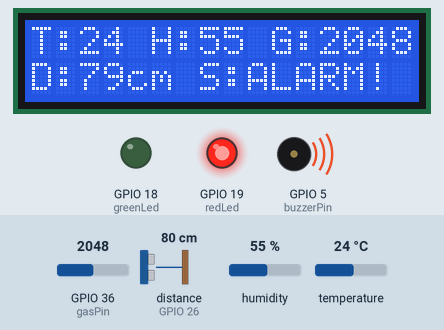
Recording of a sketch running on a simulated ESP32. Parts: 16×2 character LCD, output pins drawn as LEDs (lit = HIGH), buzzer (waves = sounding, pin HIGH). Wiring (inferred from the names in the program): ultrasonic range finder: trigger GPIO 32; echo GPIO 26. Inputs (shaded band) come from the test bench; at power-on: distance to the obstacle (sensor on GPIO 26) 80 cm, GPIO 36 (gasPin) = 2048, humidity 55 %, temperature 24 °C. The echo pulse lasts 58.3 µs per cm; WiFi joins after 1.5 s; servers stay silent unless stated; web services answer with replies made up by the test bench; pins used as bus, display or sensor lines are not drawn; what the sketch prints to the serial monitor is not drawn.

Above: at 4.8 s.
4.9 s: distance to the obstacle (sensor on GPIO 26) set to 2 cm
At 6.3 s:
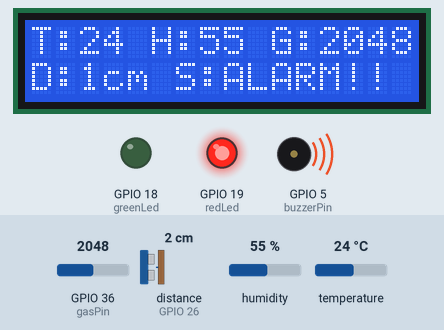
6.7 s: GPIO 36 (gasPin) set to 1972
At 7.6 s:
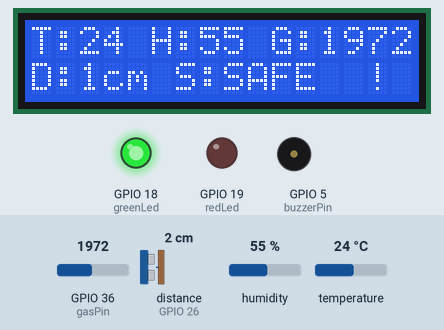
8.3 s: distance to the obstacle (sensor on GPIO 26) set to 18 cm
At 8.9 s:
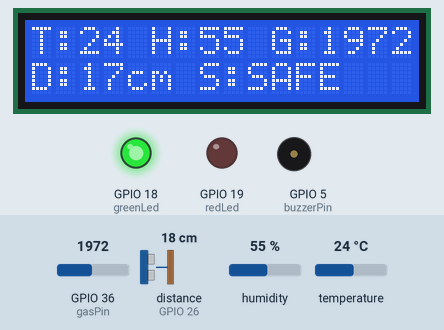
9.9 s: humidity set to 22 %
At 10.4 s:
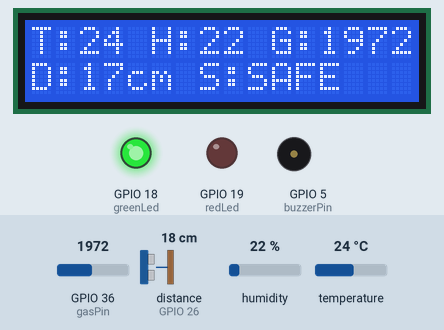
11.5 s: temperature set to 12 °C
At 13.4 s:
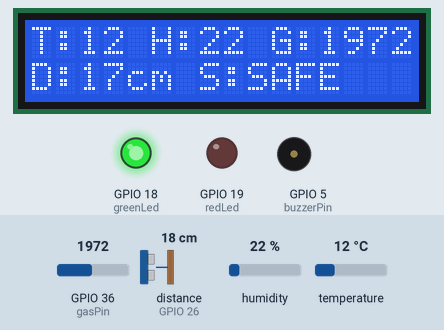
13.7 s: GPIO 36 (gasPin) set to 2040
At 14.8 s:
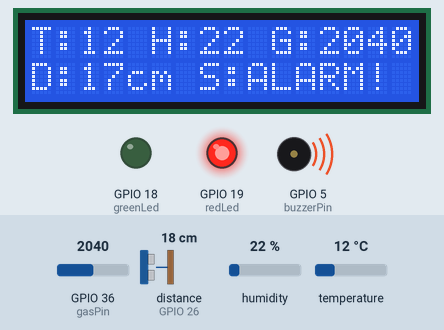
Timing chart, 0 to 16.3 s (numbered marks = the images above; inputs shaded):
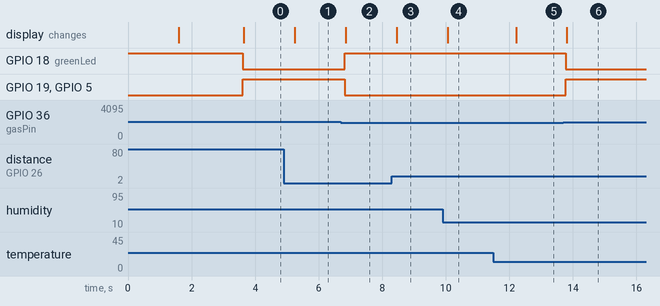

The sketch:

sketch_ESP32_patient_monitor_project.ino
```cpp
#include <Wire.h>
#include <LiquidCrystal_I2C.h>
#include <DHT.h>
#include <WiFi.h>
#include <WiFiMulti.h> // المكتبة الجديدة المسؤولة عن تعدد الشبكات
#include <HTTPClient.h>

WiFiMulti wifiMulti; // إنشاء كائن لإدارة الشبكات

// ================= إعدادات منصة ThingSpeak =================
String apiKey = "JSHDRIHNB9SATCYD";

// ================= الإعدادات والمنافذ =================
LiquidCrystal_I2C lcd(0x27, 16, 2);

#define DHTPIN 4
#define DHTTYPE DHT22
DHT dht(DHTPIN, DHTTYPE);

const int trigPin = 32;
const int echoPin = 26;
const int gasPin = 36;
const int greenLed = 18;
const int redLed = 19;
const int buzzerPin = 5; // <--- تم إضافة الجرس على المنفذ 5

// ================= حدود الخطر =================
const float TEMP_LIMIT = 35.0;
const float HUM_LIMIT  = 80.0;
const int GAS_LIMIT = 2000;
const int BED_SAFE_DISTANCE = 90;

// مؤقت السحابة
unsigned long lastTime = 0;
unsigned long timerDelay = 15000; // إرسال البيانات كل 15 ثانية

void setup() {
  Serial.begin(115200);
  Wire.begin(16, 17);

  pinMode(trigPin, OUTPUT);
  pinMode(echoPin, INPUT);
  pinMode(greenLed, OUTPUT);
  pinMode(redLed, OUTPUT);
  pinMode(buzzerPin, OUTPUT); // <--- تعريف الجرس كمخرج للطاقة

  // الحالة الابتدائية (طبيعي)
  digitalWrite(greenLed, HIGH);
  digitalWrite(redLed, LOW);
  digitalWrite(buzzerPin, LOW); // <--- التأكد من إطفاء الجرس عند بدء التشغيل

  lcd.init();
  lcd.backlight();
  dht.begin();

  // ================= 1. إضافة الشبكات هنا =================
  // الشبكة الأولى (مثلاً: شبكة راوتر المنزل)
  wifiMulti.addAP("Tenda_00D370", "MGS20013Z");

  // الشبكة الثانية (مثلاً: نقطة اتصال الهاتف البث الشخصي)
  wifiMulti.addAP("realme 7 Pro", "200120012001");
  // =========================================================

  lcd.setCursor(0, 0);
  lcd.print("Connecting Wi-Fi");

  // النظام سيبحث الآن عن أي شبكة متاحة من القائمة للاتصال بها
  while(wifiMulti.run() != WL_CONNECTED) {
    delay(500);
    Serial.print(".");
  }

  lcd.clear();
  lcd.setCursor(0, 0);
  lcd.print("Wi-Fi Connected!");
  delay(2000);
  lcd.clear();
}

void loop() {
  // --------- قراءة جميع الحساسات ---------
  float t = dht.readTemperature();
  float h = dht.readHumidity();
  int gasValue = analogRead(gasPin);

  digitalWrite(trigPin, LOW); delayMicroseconds(2);
  digitalWrite(trigPin, HIGH); delayMicroseconds(10);
  digitalWrite(trigPin, LOW);
  long duration = pulseIn(echoPin, HIGH, 30000);
  int distance = duration * 0.034 / 2;

  // --------- المنطق الذكي والإنذار ---------
  bool isDanger = false;
  if (t > TEMP_LIMIT || h > HUM_LIMIT || gasValue > GAS_LIMIT || (distance > BED_SAFE_DISTANCE && distance > 0)) {
    isDanger = true;
  }

  // --------- التحكم بالمصابيح (LEDs) والجرس (Buzzer) ---------
  if (isDanger) {
    digitalWrite(greenLed, LOW);
    digitalWrite(redLed, HIGH);
    digitalWrite(buzzerPin, HIGH); // <--- تشغيل الجرس عند الخطر
  } else {
    digitalWrite(greenLed, HIGH);
    digitalWrite(redLed, LOW);
    digitalWrite(buzzerPin, LOW);  // <--- إطفاء الجرس في الحالة الطبيعية
  }

  // --------- عرض البيانات على الشاشة (16x2) ---------
  lcd.setCursor(0, 0);
  if (isnan(t) || isnan(h)) {
    lcd.print("Sensor Error!   ");
  } else {
    lcd.print("T:"); lcd.print((int)t);
    lcd.print(" H:"); lcd.print((int)h);
    lcd.print(" G:"); lcd.print(gasValue);
    lcd.print("   ");
  }

  lcd.setCursor(0, 1);
  lcd.print("D:");
  if (distance == 0 || distance > 400) {
    lcd.print("Err ");
  } else {
    lcd.print(distance); lcd.print("cm ");
  }

  lcd.print("S:");
  if (isDanger) lcd.print("ALARM!");
  else lcd.print("SAFE  ");

  // --------- إرسال البيانات إلى السحابة (ThingSpeak) ---------
  if ((millis() - lastTime) > timerDelay) {
    // التأكد من أن الإنترنت لا يزال متصلاً (حتى لو تم التبديل بين الشبكتين)
    if(wifiMulti.run() == WL_CONNECTED){
      HTTPClient http;
      String serverPath = "http://api.thingspeak.com/update?api_key=" + apiKey +
                          "&field1=" + String(t) +
                          "&field2=" + String(h) +
                          "&field3=" + String(gasValue) +
                          "&field4=" + String(distance);

      http.begin(serverPath.c_str());
      int httpResponseCode = http.GET();

      if (httpResponseCode > 0) {
        Serial.print("Data Sent to Cloud. Code: ");
        Serial.println(httpResponseCode);
      } else {
        Serial.print("Error sending data: ");
        Serial.println(httpResponseCode);
      }
      http.end();
    }
    lastTime = millis();
  }

  delay(500);
}
```

Measured:
- the behaviour switches between 2001 and 2000 on GPIO 36 (gasPin) (found by bisection; images 1 and 2)
- after the input at 4.9 s, the display: changes after 0.35 s (image 1)
- after the input at 6.7 s, GPIO 18 (greenLed): LOW → HIGH after 0.12 s; GPIO 19 (redLed), GPIO 5 (buzzerPin): HIGH → LOW after 0.12 s; the display: changes after 0.16 s (image 2)
- after the input at 8.3 s, the display: changes after 0.16 s (image 3)
- after the input at 9.9 s, the display: changes after 0.17 s (image 4)
- after the input at 11.5 s, the display: changes after 0.71 s (image 5)
- after the input at 13.7 s, GPIO 18 (greenLed): HIGH → LOW after 0.08 s; GPIO 19 (redLed), GPIO 5 (buzzerPin): LOW → HIGH after 0.08 s; the display: changes after 0.11 s (image 6)
